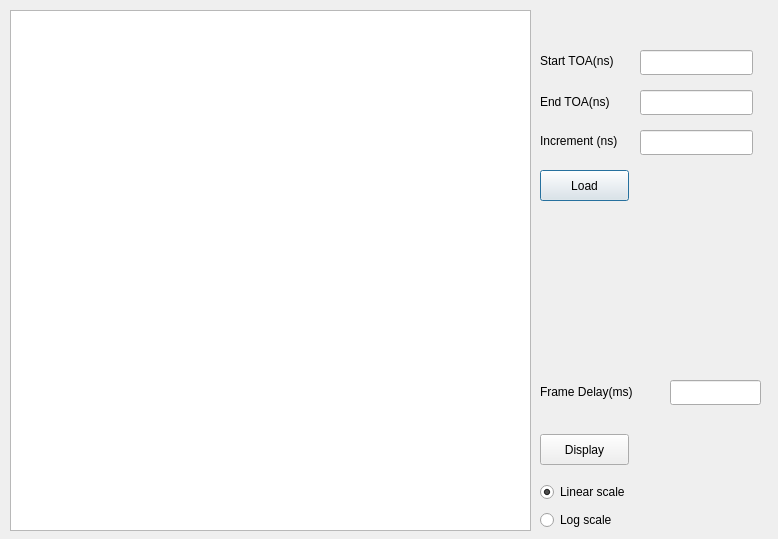
<?xml version="1.0" encoding="UTF-8"?>
<ui version="4.0">
 <class>AnimationWindow</class>
 <widget class="QDialog" name="AnimationWindow">
  <property name="geometry">
   <rect>
    <x>0</x>
    <y>0</y>
    <width>778</width>
    <height>539</height>
   </rect>
  </property>
  <property name="windowTitle">
   <string>Dialog</string>
  </property>
  <widget class="QGraphicsView" name="graphicsView">
   <property name="geometry">
    <rect>
     <x>10</x>
     <y>10</y>
     <width>521</width>
     <height>521</height>
    </rect>
   </property>
  </widget>
  <widget class="QLabel" name="label">
   <property name="geometry">
    <rect>
     <x>540</x>
     <y>40</y>
     <width>91</width>
     <height>41</height>
    </rect>
   </property>
   <property name="text">
    <string>Start TOA(ns)</string>
   </property>
  </widget>
  <widget class="QLabel" name="label_2">
   <property name="geometry">
    <rect>
     <x>540</x>
     <y>81</y>
     <width>91</width>
     <height>41</height>
    </rect>
   </property>
   <property name="text">
    <string>End TOA(ns)</string>
   </property>
  </widget>
  <widget class="QLineEdit" name="lineEdit">
   <property name="geometry">
    <rect>
     <x>640</x>
     <y>50</y>
     <width>113</width>
     <height>25</height>
    </rect>
   </property>
  </widget>
  <widget class="QLineEdit" name="lineEdit_2">
   <property name="geometry">
    <rect>
     <x>640</x>
     <y>90</y>
     <width>113</width>
     <height>25</height>
    </rect>
   </property>
  </widget>
  <widget class="QLabel" name="label_3">
   <property name="geometry">
    <rect>
     <x>540</x>
     <y>120</y>
     <width>141</width>
     <height>41</height>
    </rect>
   </property>
   <property name="text">
    <string>Increment (ns)</string>
   </property>
  </widget>
  <widget class="QLineEdit" name="lineEdit_3">
   <property name="geometry">
    <rect>
     <x>640</x>
     <y>130</y>
     <width>113</width>
     <height>25</height>
    </rect>
   </property>
  </widget>
  <widget class="QPushButton" name="pushButton">
   <property name="geometry">
    <rect>
     <x>540</x>
     <y>170</y>
     <width>89</width>
     <height>31</height>
    </rect>
   </property>
   <property name="text">
    <string>Load</string>
   </property>
  </widget>
  <widget class="QLabel" name="label_4">
   <property name="geometry">
    <rect>
     <x>540</x>
     <y>376</y>
     <width>121</width>
     <height>31</height>
    </rect>
   </property>
   <property name="text">
    <string>Frame Delay(ms)</string>
   </property>
  </widget>
  <widget class="QLineEdit" name="lineEdit_4">
   <property name="geometry">
    <rect>
     <x>670</x>
     <y>380</y>
     <width>91</width>
     <height>25</height>
    </rect>
   </property>
  </widget>
  <widget class="QPushButton" name="pushButton_2">
   <property name="geometry">
    <rect>
     <x>540</x>
     <y>434</y>
     <width>89</width>
     <height>31</height>
    </rect>
   </property>
   <property name="text">
    <string>Display</string>
   </property>
  </widget>
  <widget class="QWidget" name="verticalLayoutWidget">
   <property name="geometry">
    <rect>
     <x>540</x>
     <y>480</y>
     <width>111</width>
     <height>54</height>
    </rect>
   </property>
   <layout class="QVBoxLayout" name="verticalLayout">
    <item>
     <widget class="QRadioButton" name="radioButton">
      <property name="text">
       <string>Linear scale</string>
      </property>
      <property name="checked">
       <bool>true</bool>
      </property>
     </widget>
    </item>
    <item>
     <widget class="QRadioButton" name="radioButton_2">
      <property name="text">
       <string>Log scale</string>
      </property>
     </widget>
    </item>
   </layout>
  </widget>
 </widget>
 <resources/>
 <connections/>
</ui>
